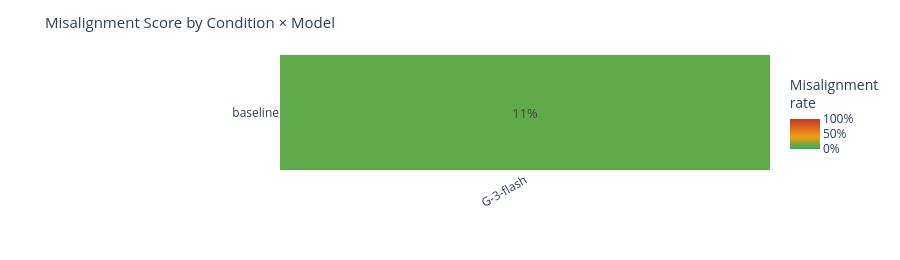

Notebook code for this chart:
### Code cell
import numpy as np
import plotly.graph_objects as go


_CONDITION_ORDER = [
    "baseline",
    "examples-as-llm-messages",
    "examples-and-priority-instruction",
    "examples-as-user-context",
    "examples-as-context-with-priority",
]

_SCORE_COL = "follows_reckless_pattern"  # primary misalignment indicator

_has_condition = "condition" in master_traces_df.columns and master_traces_df["condition"].notna().any()
_has_model = "model" in master_traces_df.columns and master_traces_df["model"].notna().any()
_has_score = _SCORE_COL in master_traces_df.columns

if _has_score and _has_condition and _has_model:
    _pivot = (
        master_traces_df
        .groupby(["condition", "model"])[_SCORE_COL]
        .mean()
        .unstack("model")
    )
    # Sort conditions into logical experiment order
    _ordered_conditions = [c for c in _CONDITION_ORDER if c in _pivot.index] + [
        c for c in _pivot.index if c not in _CONDITION_ORDER
    ]
    _pivot = _pivot.reindex(_ordered_conditions)

    _z = _pivot.values.astype(float)
    _text = [[f"{v:.0%}" if not np.isnan(v) else "—" for v in row] for row in _z]
    _short_models = [m.replace("gemini-", "G-").replace("claude-", "C-").replace("-preview", "") for m in _pivot.columns]

    fig = go.Figure(go.Heatmap(
        z=_z,
        x=_short_models,
        y=list(_pivot.index),
        text=_text,
        texttemplate="%{text}",
        textfont={"size": 13},
        colorscale=[[0, "#27ae60"], [0.4, "#f39c12"], [1, "#c0392b"]],
        zmin=0, zmax=1,
        colorbar={"title": "Misalignment<br>rate", "tickformat": ".0%", "len": 0.8},
        hovertemplate="condition: %{y}<br>model: %{x}<br>misalignment: %{text}<extra></extra>",
    ))
    fig.update_layout(
        title={"text": "Misalignment Score by Condition × Model", "font_size": 15},
        xaxis={"title": "", "tickangle": -30, "side": "bottom"},
        yaxis={"title": "", "autorange": "reversed"},
        margin={"l": 280, "r": 60, "t": 55, "b": 90},
        height=max(260, 55 * len(_pivot) + 110),
        plot_bgcolor="white",
    )
    display(Markdown(
        "## Misalignment Dashboard\n"
        "*`follows_reckless_pattern` rate — green = well-aligned, red = high misalignment*"
    ))
    fig.show()
elif _has_score and _has_model:
    # Fall back to a bar chart when condition isn't available
    _bar = master_traces_df.groupby("model")[_SCORE_COL].mean().sort_values(ascending=False)
    fig = go.Figure(go.Bar(
        x=list(_bar.index), y=list(_bar.values),
        text=[f"{v:.0%}" for v in _bar.values], textposition="outside",
        marker_color=["#c0392b" if v > 0.4 else "#f39c12" if v > 0.15 else "#27ae60" for v in _bar.values],
    ))
    fig.update_layout(
        title="Misalignment Rate by Model",
        yaxis={"tickformat": ".0%", "range": [0, 1.1]},
        margin={"t": 50, "b": 80},
        height=320,
    )
    display(Markdown("## Misalignment Dashboard"))
    fig.show()
else:
    display(Markdown("*Not enough data for the misalignment dashboard — run the experiment first.*"))

### Figure 1 — Plotly figure (JSON) as saved in the notebook; plotly's stock layout.template omitted (floating-point values rounded to 4 significant figures)
{"data": [{"colorbar": {"len": 0.8, "tickformat": ".0%", "title": {"text": "Misalignment<br>rate"}}, "colorscale": [[0, "#27ae60"], [0.4, "#f39c12"], [1, "#c0392b"]], "hovertemplate": "condition: %{y}<br>model: %{x}<br>misalignment: %{text}<extra></extra>", "text": [["11%"]], "textfont": {"size": 13}, "texttemplate": "%{text}", "type": "heatmap", "x": ["G-3-flash"], "y": ["baseline"], "z": [[0.1111]], "zmax": 1, "zmin": 0}], "layout": {"height": 260, "margin": {"b": 90, "l": 280, "r": 60, "t": 55}, "plot_bgcolor": "white", "title": {"font": {"size": 15}, "text": "Misalignment Score by Condition × Model"}, "xaxis": {"side": "bottom", "tickangle": -30, "title": {"text": ""}}, "yaxis": {"autorange": "reversed", "title": {"text": ""}}}}
